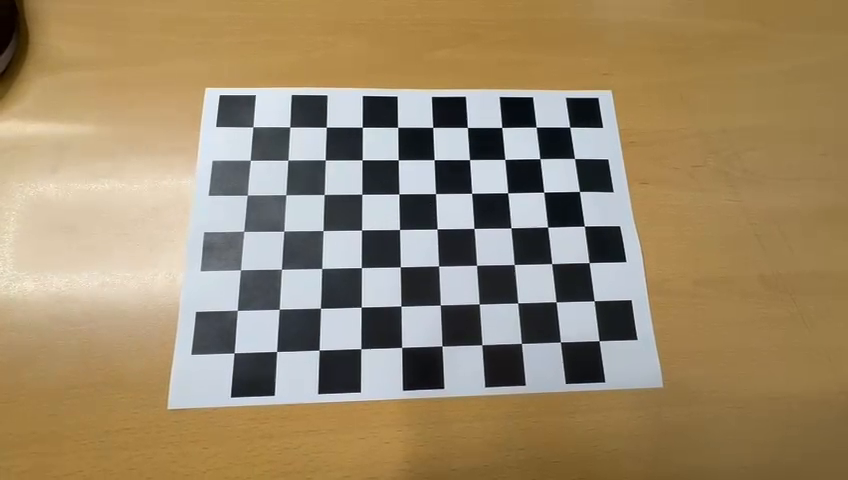
#> input picture frame 29 of Kalibri/sample.mp4, 848 x 480 px, given in place of the camera
$ python video_recorder.py
#> lines starting #> are read from the running program, lines starting #| are printed output that depends on the picture
import cv2 as cv
import time
from datetime import datetime
from pathlib import Path


def create_output_path() -> str:
    output_dir = Path(__file__).resolve().parent / "recordings"
    output_dir.mkdir(exist_ok=True)

    timestamp = datetime.now().strftime("%Y%m%d_%H%M%S")
    output_path = output_dir / f"recorded_video_{timestamp}.avi"
    return str(output_path)


def apply_filter(frame, filter_mode):
    if filter_mode == 0:
        return frame
    elif filter_mode == 1:
        gray = cv.cvtColor(frame, cv.COLOR_BGR2GRAY)
        return cv.cvtColor(gray, cv.COLOR_GRAY2BGR)
    elif filter_mode == 2:
        return cv.GaussianBlur(frame, (15, 15), 0)
    elif filter_mode == 3:
        gray = cv.cvtColor(frame, cv.COLOR_BGR2GRAY)
        edges = cv.Canny(gray, 100, 200)
        return cv.cvtColor(edges, cv.COLOR_GRAY2BGR)
    elif filter_mode == 4:
        return cv.convertScaleAbs(frame, alpha=1.0, beta=50)
    elif filter_mode == 5:
        return cv.convertScaleAbs(frame, alpha=1.5, beta=0)
    return frame


def get_filter_name(filter_mode):
    names = {
        0: "Normal",
        1: "Grayscale",
        2: "Blur",
        3: "Edge",
        4: "Bright",
        5: "Contrast"
    }
    return names.get(filter_mode, "Normal")


def main():
    camera_source = 0
    cap = cv.VideoCapture(camera_source)

    if not cap.isOpened():
        print("Error: Could not open camera.")
        return

    ret, frame = cap.read()
#> frame is the input picture: shape (480, 848, 3); mean B, G, R 107.3, 137.3, 155.7
    if not ret:
        print("Error: Could not read frame from camera.")
        cap.release()
        return

    frame = cv.flip(frame, 1)
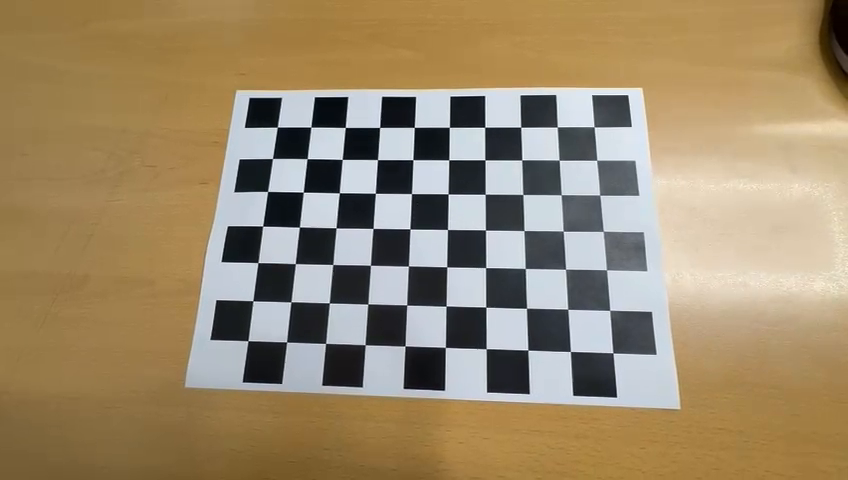
#> frame: shape (480, 848, 3); mean B, G, R 107.3, 137.3, 155.7
    height, width = frame.shape[:2]
#> height = 480; width = 848

    camera_fps = cap.get(cv.CAP_PROP_FPS)
    if camera_fps <= 1 or camera_fps > 120:
        camera_fps = 20.0

    fourcc = cv.VideoWriter_fourcc(*"XVID")
    writer = None
    output_filename = "Not recording"

    is_recording = False
    filter_mode = 0
    prev_time = time.time()
    record_start_time = None

    print("======================================")
    print("Video Recorder started")
    print("Space : Toggle Preview / Record")
    print("0     : Normal filter")
    print("1     : Grayscale filter")
    print("2     : Blur filter")
    print("3     : Edge filter")
    print("4     : Brightness filter")
    print("5     : Contrast filter")
    print("ESC   : Exit program")
    print("======================================")

    while True:
        ret, frame = cap.read()
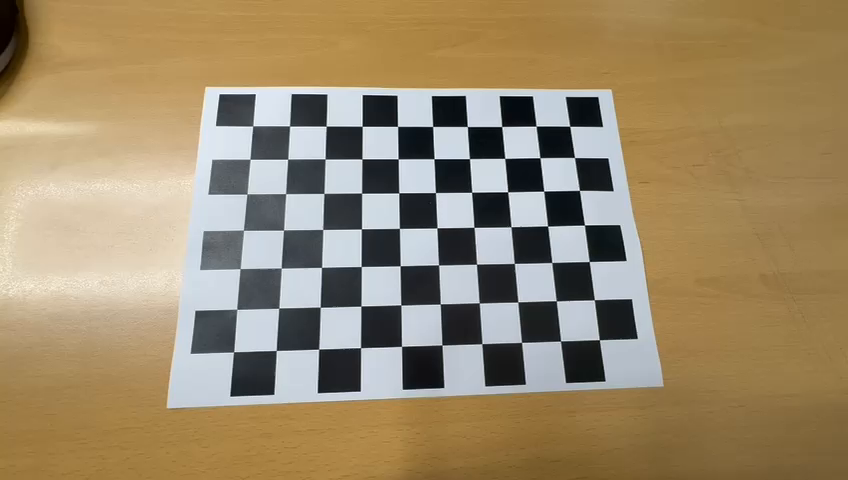
#> input picture frame 30 of Kalibri/sample.mp4, 848 x 480 px, given in place of the camera
#> frame is the input picture: shape (480, 848, 3); mean B, G, R 106.8, 137.3, 155.2
        if not ret:
            print("Warning: Failed to read frame.")
            break

        frame = cv.flip(frame, 1)
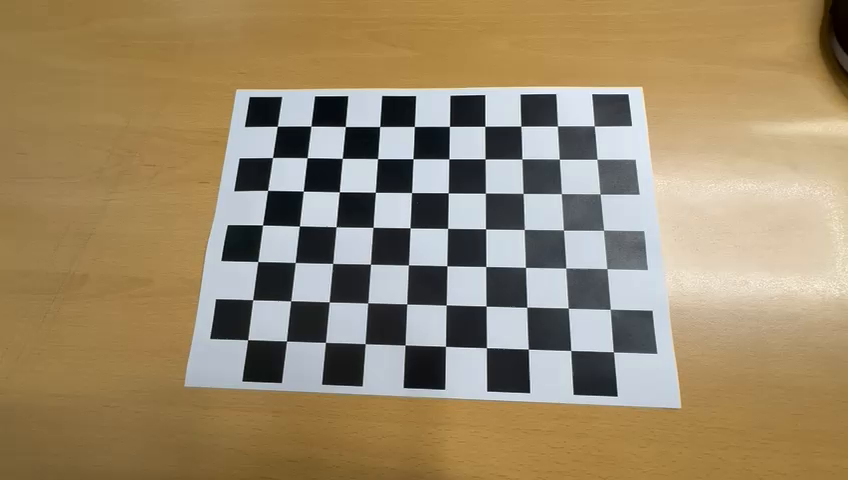
#> frame: shape (480, 848, 3); mean B, G, R 106.8, 137.3, 155.2
        processed_frame = apply_filter(frame, filter_mode)
        display_frame = processed_frame.copy()

        current_time = time.time()
        elapsed = current_time - prev_time
        prev_time = current_time

        fps_text_value = 0.0
        if elapsed > 0:
            fps_text_value = 1.0 / elapsed

        if is_recording and writer is not None:
            writer.write(processed_frame)

            cv.circle(display_frame, (30, 30), 10, (0, 0, 255), -1)
            cv.putText(
                display_frame,
                "REC",
                (50, 38),
                cv.FONT_HERSHEY_SIMPLEX,
                0.8,
                (0, 0, 255),
                2
            )

            if record_start_time is not None:
                recording_seconds = int(time.time() - record_start_time)
                hours = recording_seconds // 3600
                minutes = (recording_seconds % 3600) // 60
                seconds = recording_seconds % 60
                timer_text = f"{hours:02d}:{minutes:02d}:{seconds:02d}"

                cv.putText(
                    display_frame,
                    f"Time: {timer_text}",
                    (20, 80),
                    cv.FONT_HERSHEY_SIMPLEX,
                    0.7,
                    (0, 0, 255),
                    2
                )

        mode_text = "Mode: RECORD" if is_recording else "Mode: PREVIEW"
        mode_color = (0, 0, 255) if is_recording else (0, 255, 0)

        cv.putText(
            display_frame,
            mode_text,
            (20, height - 120),
            cv.FONT_HERSHEY_SIMPLEX,
            0.8,
            mode_color,
            2
        )

        cv.putText(
            display_frame,
            f"File: {output_filename}",
            (20, height - 90),
            cv.FONT_HERSHEY_SIMPLEX,
            0.6,
            (255, 255, 255),
            2
        )

        cv.putText(
            display_frame,
            f"FPS: {fps_text_value:.1f}",
            (20, height - 60),
            cv.FONT_HERSHEY_SIMPLEX,
            0.7,
            (255, 255, 255),
            2
        )

        cv.putText(
            display_frame,
            f"Filter: {get_filter_name(filter_mode)}",
            (20, height - 30),
            cv.FONT_HERSHEY_SIMPLEX,
            0.7,
            (255, 255, 255),
            2
        )
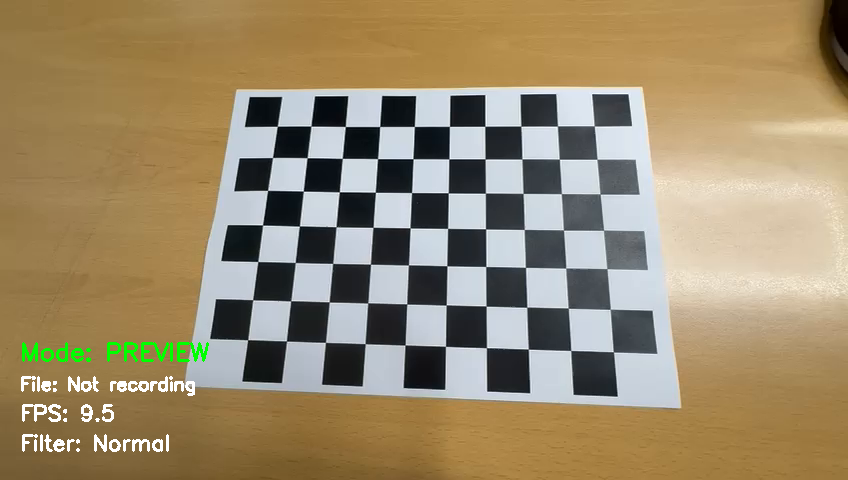
#> display_frame: shape (480, 848, 3); mean B, G, R 107.7, 138.7, 155.4

        cv.imshow("Video Recorder", display_frame)

        key = cv.waitKey(1) & 0xFF
#> (key Esc is pressed here)

        if key == 27:
            break
        elif key == 32:
            is_recording = not is_recording

            if is_recording:
                output_filename = create_output_path()
                writer = cv.VideoWriter(
                    output_filename,
                    fourcc,
                    camera_fps,
                    (width, height)
                )

                if not writer.isOpened():
                    print("Error: Could not open VideoWriter.")
                    print("Try installing codecs or changing FOURCC / file extension.")
                    writer = None
                    is_recording = False
                    output_filename = "Not recording"
                else:
                    record_start_time = time.time()
                    print("Recording started.")
                    print(f"Saving to: {output_filename}")
            else:
                if writer is not None:
                    writer.release()
                    writer = None
                record_start_time = None
                print(f"Recording stopped. File saved to: {output_filename}")
                output_filename = "Not recording"
        elif key == ord("0"):
            filter_mode = 0
        elif key == ord("1"):
            filter_mode = 1
        elif key == ord("2"):
            filter_mode = 2
        elif key == ord("3"):
            filter_mode = 3
        elif key == ord("4"):
            filter_mode = 4
        elif key == ord("5"):
            filter_mode = 5

    cap.release()

    if writer is not None:
        writer.release()

    cv.destroyAllWindows()
    print("Program terminated.")


if __name__ == "__main__":
    main()

$ run again, starting later in the video
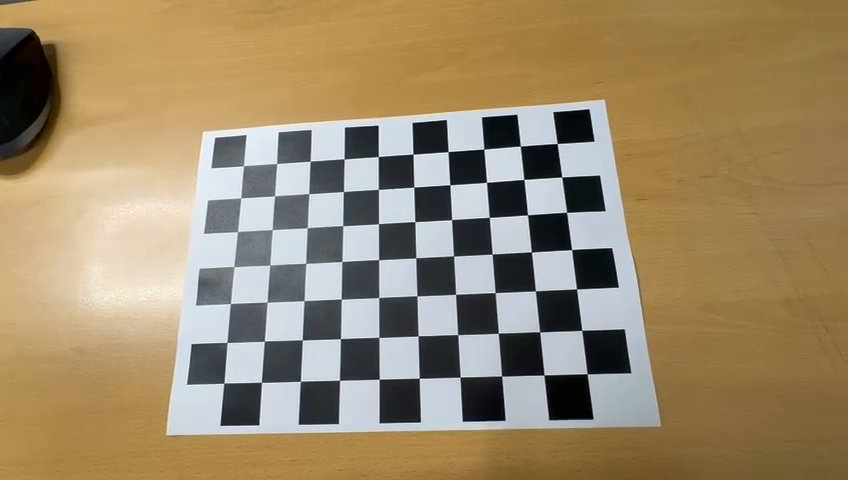
#> input picture frame 133 of Kalibri/sample.mp4, 848 x 480 px, given in place of the camera
#> in main, frame is the input picture: shape (480, 848, 3); mean B, G, R 106.5, 137.6, 156
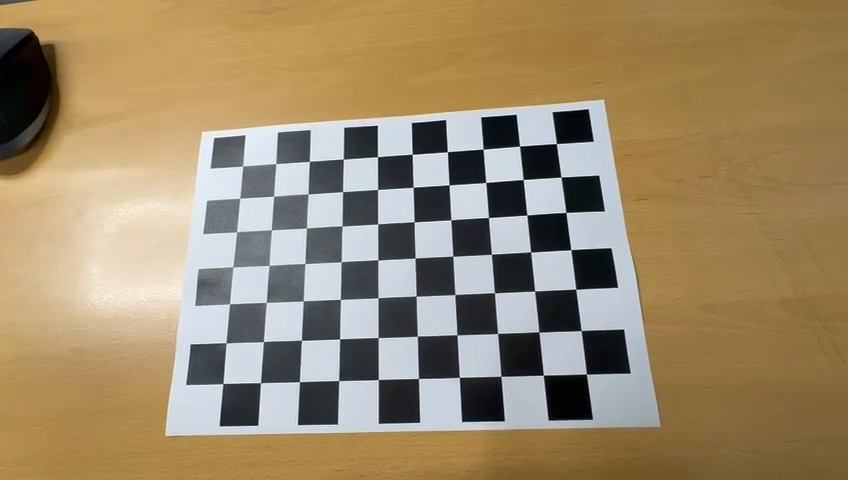
#> input picture frame 134 of Kalibri/sample.mp4, 848 x 480 px, given in place of the camera
#> in main, frame is the input picture: shape (480, 848, 3); mean B, G, R 106.6, 137.8, 156.1
#> in main, `cv.putText( display_frame, f"Filter: {get_filter_name(filter_mode)}", ..`:
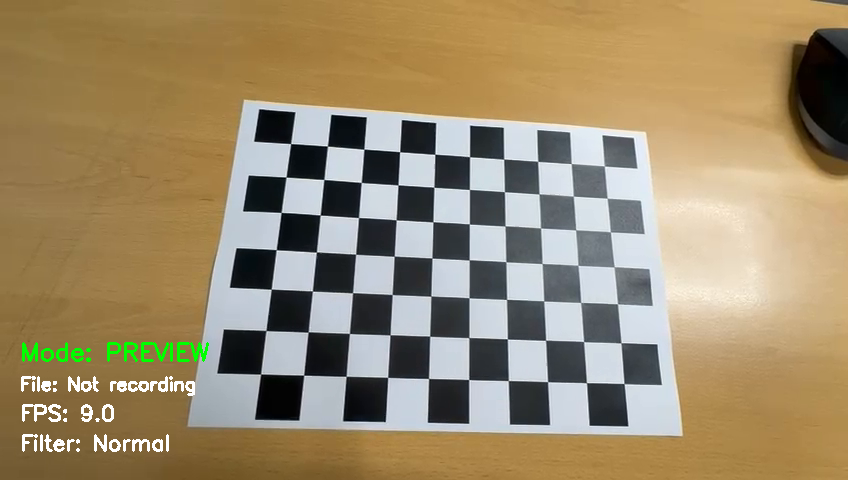
#> display_frame: shape (480, 848, 3); mean B, G, R 107.7, 139.3, 156.5

$ run again, starting later in the video
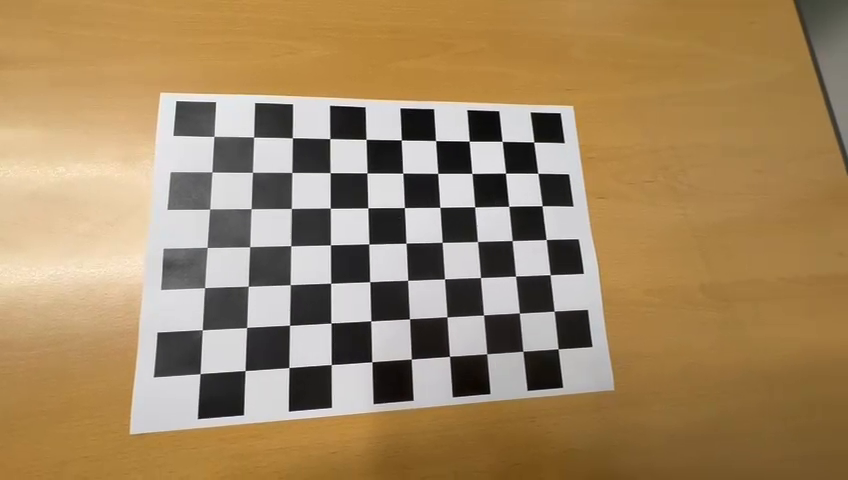
#> input picture frame 236 of Kalibri/sample.mp4, 848 x 480 px, given in place of the camera
#> in main, frame is the input picture: shape (480, 848, 3); mean B, G, R 98.7, 135.4, 161.8
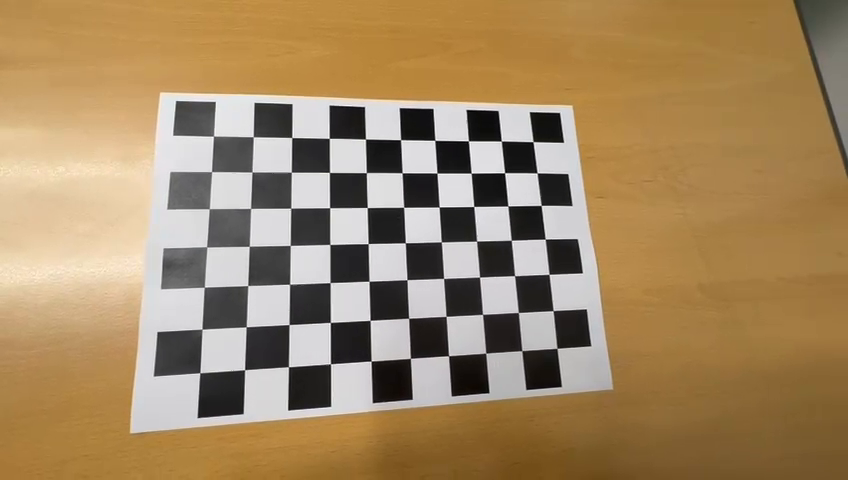
#> input picture frame 237 of Kalibri/sample.mp4, 848 x 480 px, given in place of the camera
#> in main, frame is the input picture: shape (480, 848, 3); mean B, G, R 98.7, 135.4, 161.8
#> in main, `cv.putText( display_frame, f"Filter: {get_filter_name(filter_mode)}", ..`:
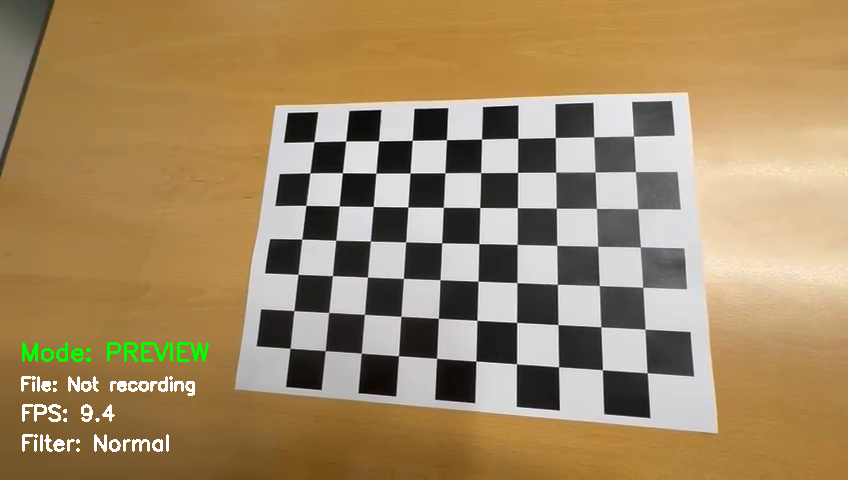
#> display_frame: shape (480, 848, 3); mean B, G, R 99.8, 137, 162.1
